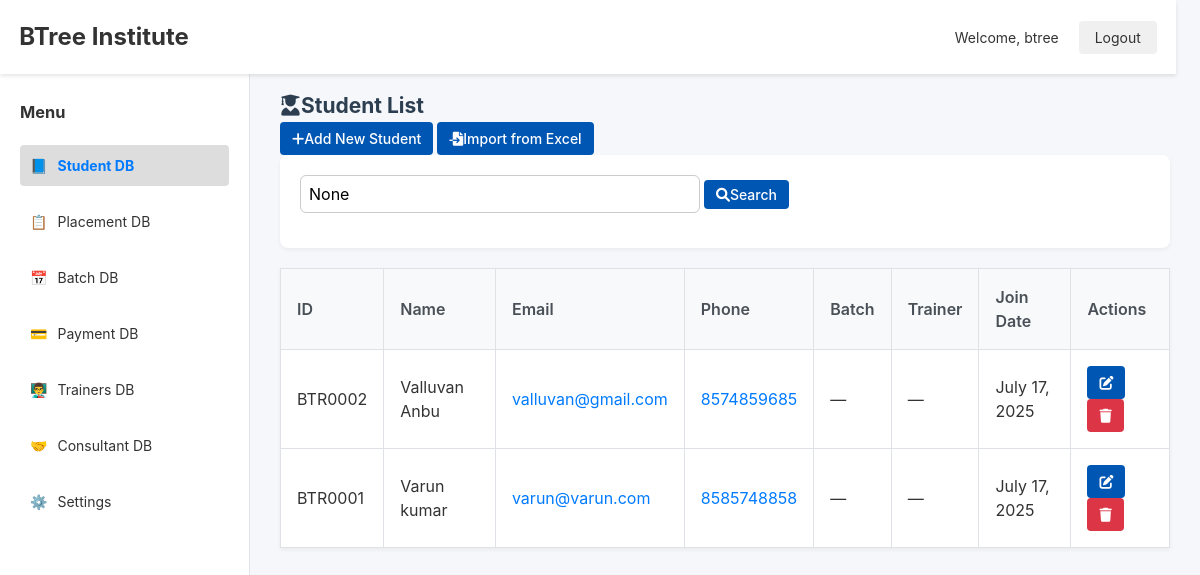
The app's page /students/ (signed in), older data.
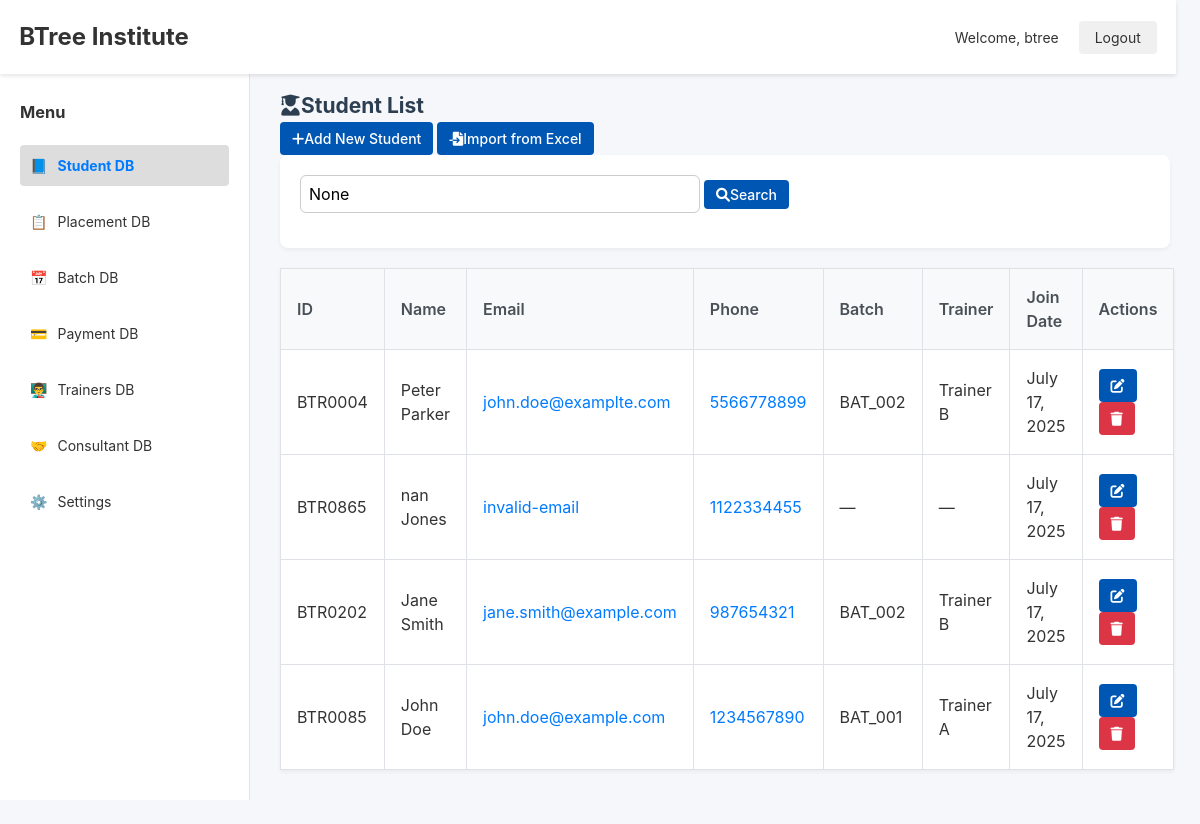
The same page, newer data.
### studentsdb/models.py (models this page shows, shortened)
class Student(models.Model):
    MODE_CHOICES = [
        ('ON', 'Online'),
        ('OFF', 'Offline'),
    ]
    WEEK_TYPE = [
        ('WD', 'Weekday'),
        ('WE', 'Weekend'),
    ]
    student_id = models.CharField(max_length=10, unique=True, blank=True)
    first_name = models.CharField(max_length=100)
    last_name = models.CharField(max_length=100)
    date_of_birth = models.DateField(null=True, blank=True)
    phone = models.CharField(max_length=15)
    alternative_phone = models.CharField(max_length=15, null=True, blank=True)
    email = models.EmailField()
    trainer = models.ForeignKey('trainersdb.Trainer', on_delete=models.SET_NULL, null=True, blank=True)
    join_date = models.DateField(default=timezone.now)
    start_date = models.DateField(blank=True, null=True)
    tentative_end_date = models.DateField(blank=True, null=True)
    course_percentage = models.FloatField(default=0)
    pl_required = models.BooleanField(default=False)
    source_of_joining = models.ForeignKey(SourceOfJoining, on_delete=models.SET_NULL, null=True, blank=True)
    mode_of_class = models.CharField(max_length=3, choices=MODE_CHOICES)
    week_type = models.CharField(max_length=2, choices=WEEK_TYPE)
    consultant = models.ForeignKey(Consultant, on_delete=models.SET_NULL, null=True, blank=True)

### batchdb/models.py (models this page shows, shortened)
class Batch(models.Model):
    SLOT_CHOICES = [
        ('9-10.30', '9:00 AM - 10:30 AM'),
        ('10.30-12', '10:30 AM - 12:00 PM'),
        ('12-1.30', '12:00 PM - 1:30 PM'),
        ('3-4.30', '3:00 PM - 4:30 PM'),
        ('4.30-6', '4:30 PM - 6:00 PM'),
    ]
    batch_id = models.CharField(max_length=50, unique=True, blank=True)
    batch_name = models.CharField(max_length=100)
    trainer = models.ForeignKey(Trainer, on_delete=models.SET_NULL, null=True)
    start_date = models.DateField()
    end_date = models.DateField()
    slot = models.CharField(max_length=20, choices=SLOT_CHOICES)
    students = models.ManyToManyField('studentsdb.Student', related_name='batches')

### trainersdb/models.py (models this page shows, shortened)
class Trainer(models.Model):
    TRAINER_TYPE_CHOICES = [
        ('FT', 'Full Time'),
        ('FL', 'Freelancer'),
    ]
    trainer_id = models.CharField(max_length=10, unique=True, blank=True)
    name = models.CharField(max_length=100)
    phone = models.CharField(max_length=15)
    email = models.EmailField()
    address = models.TextField(blank=True, null=True)
    date_of_birth = models.DateField(blank=True, null=True)
    date_of_joining = models.DateField(auto_now_add=True, null=True)
    trainer_type = models.CharField(max_length=2, choices=TRAINER_TYPE_CHOICES)
    stack = models.CharField(max_length=200)

### studentsdb/views.py (the view, shortened to what this page needs)
# urls.py: path('', student_list, name='student_list'),
@login_required
def student_list(request):
    query = request.GET.get('q')
    students = Student.objects.all().order_by('-id')
    return render(request, 'studentsdb/student_list.html', {'students': students, 'query': query})

### templates/studentsdb/student_list.html (shortened to what this page needs)
{% extends "base.html" %}
{% block content %}
<div class="d-flex justify-content-between align-items-center mb-4">
    <h2 class="mb-0"><i class="fas fa-user-graduate me-2"></i>Student List</h2>
    <div class="d-flex gap-2">
        <a href="{% url 'create_student' %}" class="btn btn-primary">
            <i class="fas fa-plus me-2"></i>Add New Student
        </a>
        <a href="{% url 'import_students' %}" class="btn btn-info text-white">
            <i class="fas fa-file-import me-2"></i>Import from Excel
        </a>
    </div>
</div>
<form method="get" class="mb-4">
    <div class="input-group">
        <input type="text" class="form-control" name="q" placeholder="Search by name, email or phone" value="{{ query }}">
        <button type="submit" class="btn btn-primary">
            <i class="fas fa-search me-2"></i>Search
        </button>
    </div>
</form>
<div class="table-responsive">
    <table class="table table-hover table-bordered">
    <thead>
        <tr>
            <th>ID</th>
            <th>Name</th>
            <th>Email</th>
            <th>Phone</th>
            <th>Batch</th>
            <th>Trainer</th>
            <th>Join Date</th>
            <th>Actions</th>
        </tr>
    </thead>
    <tbody>
    {% for student in students %}
        <tr>
            <td><span class="badge bg-secondary">{{ student.student_id }}</span></td>
            <td>{{ student.first_name }} {{ student.last_name }}</td>
            <td><a href="mailto:{{ student.email }}" class="text-decoration-none">{{ student.email }}</a></td>
            <td><a href="tel:{{ student.phone }}" class="text-decoration-none">{{ student.phone }}</a></td>
            <td>
            {% for batch in student.batches.all %}
                {{ batch.batch_id }}{% if not forloop.last %}, {% endif %}
            {% empty %}
                —
            {% endfor %}
            </td>
            <td>
            {% for batch in student.batches.all %}
                {% if batch.trainer %}
                {{ batch.trainer.name }}{% if not forloop.last %}, {% endif %}
                {% else %}
                —{% if not forloop.last %}, {% endif %}
                {% endif %}
            {% empty %}
                —
            {% endfor %}
            </td>
            <td>{{ student.join_date }}</td>
            <td>
                <div class="d-flex gap-2 justify-content-center">
                    <a href="{% url 'update_student' student.student_id %}" class="btn btn-sm btn-warning text-white">
                        <i class="fas fa-edit"></i>
                    </a>
                    <a href="{% url 'delete_student' student.student_id %}" class="btn btn-sm btn-danger">
                        <i class="fas fa-trash"></i>
                    </a>
                </div>
            </td>
        </tr>
    {% empty %}
        <tr><td colspan="9" class="text-center py-4 text-muted">
                <i class="fas fa-user-slash me-2"></i>No students found.
            </td></tr>
    {% endfor %}
    </tbody>
</table>
</div>
{% endblock %}

Row changes from the older to the newer data that the page shows:
removed Student: student_id "BTR0002", first_name "Valluvan", last_name "Anbu", email "valluvan@gmail.com", phone "8574859685", join_date "July 17, 2025"
removed Student: student_id "BTR0001", first_name "Varun", last_name "kumar", email "varun@varun.com", phone "8585748858", join_date "July 17, 2025"
added Student: student_id "BTR0004", first_name "Peter", last_name "Parker", email "john.doe@examplte.com", phone "5566778899", join_date "July 17, 2025"
added Batch: batch_id "BAT_002", trainer.name "Trainer B"
added Student: student_id "BTR0865", first_name "nan", last_name "Jones", email "invalid-email", phone "1122334455", join_date "July 17, 2025"
added Student: student_id "BTR0202", first_name "Jane", last_name "Smith", email "jane.smith@example.com", phone "987654321", join_date "July 17, 2025"
added Student: student_id "BTR0085", first_name "John", last_name "Doe", email "john.doe@example.com", phone "1234567890", join_date "July 17, 2025"
added Batch: batch_id "BAT_001", trainer.name "Trainer A"
